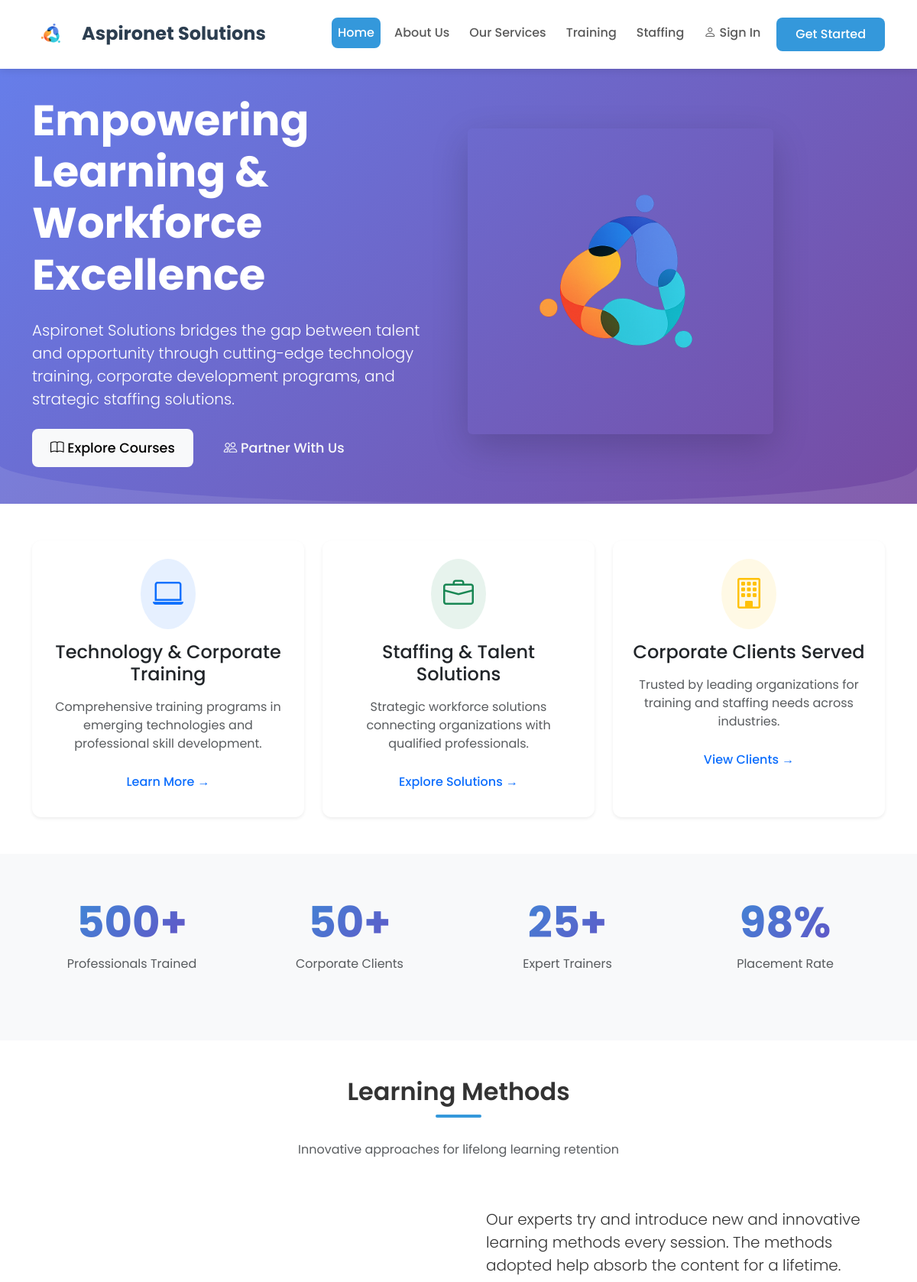
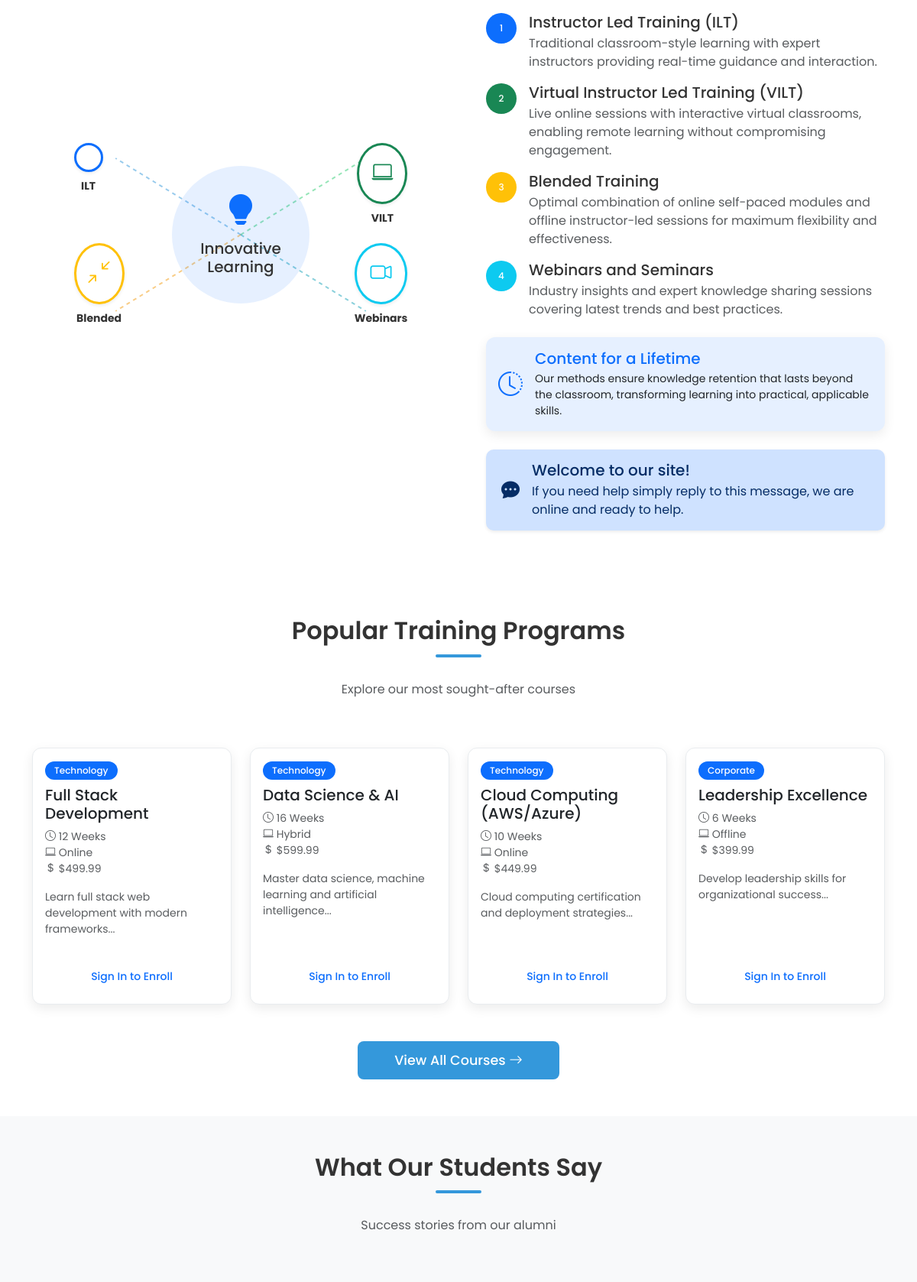
The page / (upper part) on the database its author committed (2 pictures, top to bottom).
### tables this page shows
CREATE TABLE `courses` (
  `id` int(11) NOT NULL,
  `title` varchar(200) NOT NULL,
  `category` varchar(100) NOT NULL,
  `description` text DEFAULT NULL,
  `duration` varchar(50) DEFAULT NULL,
  `mode` varchar(50) DEFAULT NULL,
  `price` decimal(10,2) DEFAULT 0.00,
  `status` enum('active','inactive') DEFAULT 'active',
  `created_at` timestamp NOT NULL DEFAULT current_timestamp(),
  `updated_at` timestamp NOT NULL DEFAULT current_timestamp() ON UPDATE current_timestamp()
);

### index.php (the view, shortened to what the rows shown need)
<?php
$page = isset($_GET['page']) ? $_GET['page'] : 'home';
switch($page) {
    default:
        $page = 'home';
}
$logged_in = isset($_SESSION['user_id']);
?>
<!DOCTYPE html>
<html lang="en">
<head>
    <link href="https://cdn.jsdelivr.net/npm/bootstrap@5.3.0-alpha1/dist/css/bootstrap.min.css" rel="stylesheet">
    <link rel="stylesheet" href="https://cdn.jsdelivr.net/npm/bootstrap-icons@1.8.1/font/bootstrap-icons.css">
</head>
<body>
    <?php if ($page == 'home'): ?>
    <section class="hero-section bg-gradient-primary text-white py-5">
        <div class="container">
            <div class="row align-items-center">
                <div class="col-lg-6">
                    <h1 class="display-4 fw-bold mb-4">Empowering Learning & Workforce Excellence</h1>
                </div>
            </div>
        </div>
    </section>
    <section class="py-5">
        <div class="container">
            <div class="row mb-5">
                <div class="col-12 text-center">
                    <h2 class="section-title">Learning Methods</h2>
                </div>
            </div>
        </div>
    </section>
    <section class="py-5">
        <div class="container">
            <div class="row mb-5">
                <div class="col-12 text-center">
                    <h2 class="section-title">Popular Training Programs</h2>
                </div>
            </div>
            <div class="row g-4">
                <?php
                $conn = new mysqli("localhost", "root", "", "aspironet_db");
                if ($conn->connect_error) {
                    $courses = [
                        ['id' => 1, 'title' => 'Full Stack Development', 'category' => 'Technology', 'duration' => '12 Weeks', 'mode' => 'Online', 'price' => 499.99, 'description' => 'Learn full stack web development'],
                        ['id' => 2, 'title' => 'Data Science & AI', 'category' => 'Technology', 'duration' => '16 Weeks', 'mode' => 'Hybrid', 'price' => 599.99, 'description' => 'Master data science and AI'],
                        ['id' => 3, 'title' => 'Cloud Computing (AWS/Azure)', 'category' => 'Technology', 'duration' => '10 Weeks', 'mode' => 'Online', 'price' => 449.99, 'description' => 'Cloud computing certification'],
                        ['id' => 4, 'title' => 'Leadership Excellence', 'category' => 'Corporate', 'duration' => '6 Weeks', 'mode' => 'Offline', 'price' => 399.99, 'description' => 'Leadership development program'],
                    ];
                } else {
                    $sql = "SELECT * FROM courses WHERE status='active' ORDER BY created_at DESC LIMIT 4";
                    $result = $conn->query($sql);
                    if ($result && $result->num_rows > 0) {
                        $courses = [];
                        while($row = $result->fetch_assoc()) {
                            $courses[] = $row;
                        }
                    }
                }
                foreach ($courses as $course) {
                ?>
                <div class="col-md-3 col-sm-6">
                    <div class="card course-card h-100">
                        <div class="card-body">
                            <span
                                class="badge bg-primary mb-2"><?php echo htmlspecialchars($course['category']); ?></span>
                            <h5 class="card-title"><?php echo htmlspecialchars($course['title']); ?></h5>
                            <p class="card-text text-muted small mb-3">
                                <i class="bi bi-clock"></i> <?php echo htmlspecialchars($course['duration']); ?><br>
                                <i class="bi bi-laptop"></i> <?php echo htmlspecialchars($course['mode']); ?><br>
                                <?php if(isset($course['price'])): ?>
                                <i class="bi bi-currency-dollar"></i> $<?php echo number_format($course['price'], 2); ?>
                                <?php endif; ?>
                            </p>
                            <?php if(isset($course['description'])): ?>
                            <p class="card-text small text-muted">
                                <?php echo substr(htmlspecialchars($course['description']), 0, 80); ?>...</p>
                            <?php endif; ?>
                        </div>
                        <div class="card-footer bg-transparent border-top-0">
                            <?php if ($logged_in): ?>
                            <a href="#" class="btn btn-sm btn-primary w-100"
                                onclick="enrollCourse(<?php echo $course['id']; ?>, '<?php echo addslashes($course['title']); ?>')">
                                Enroll Now
                            </a>
                            <?php else: ?>
                            <a href="#" class="btn btn-sm btn-outline-primary w-100" data-bs-toggle="modal"
                                data-bs-target="#authModal">
                                Sign In to Enroll
                            </a>
                            <?php endif; ?>
                        </div>
                    </div>
                </div>
                <?php } ?>
            </div>
        </div>
    </section>
    <section class="py-5 bg-light">
        <div class="container">
            <div class="row mb-5">
                <div class="col-12 text-center">
                    <h2 class="section-title">What Our Students Say</h2>
                </div>
            </div>
        </div>
    </section>
    <?php endif; ?>
</body>
</html>

### rows shown on the page
courses: category "Technology", title "Full Stack Development", duration "12 Weeks", mode "Online", price "499.99", description "Learn full stack web development with modern frameworks"
courses: category "Technology", title "Data Science & AI", duration "16 Weeks", mode "Hybrid", price "599.99", description "Master data science, machine learning and artificial intelligence"
courses: category "Technology", title "Cloud Computing (AWS/Azure)", duration "10 Weeks", mode "Online", price "449.99", description "Cloud computing certification and deployment strategies"
courses: category "Corporate", title "Leadership Excellence", duration "6 Weeks", mode "Offline", price "399.99", description "Develop leadership skills for organizational success"
